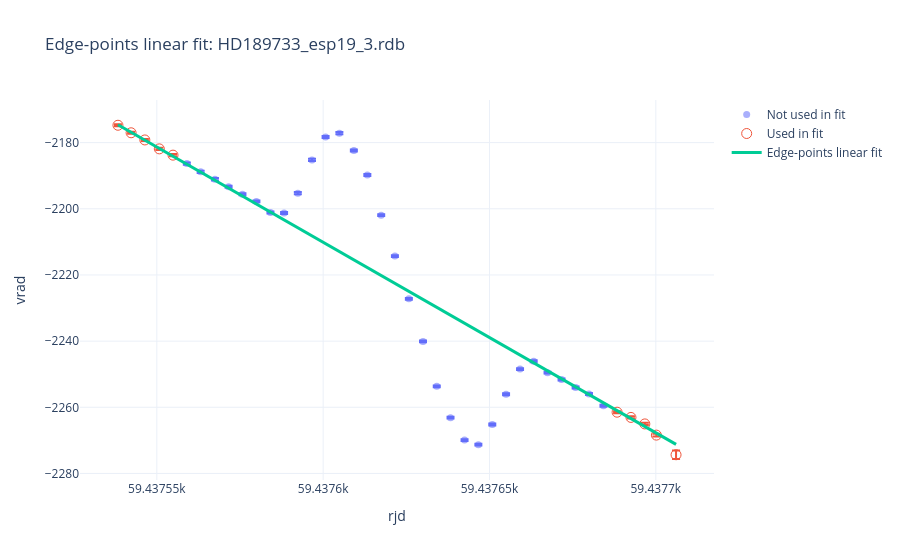

Here is the notebook cell this chart was saved with:
### Code cell
obs_name = 'HD189733_esp19_3.rdb'
obs_df = read_rdb_file(best_rm_path / obs_name)

def iteratively_clip_by_rms(obs_name, rms_threshold=2.0, max_iterations=10, observations_path=best_rm_path):
    obs_df = read_rdb_file(observations_path / obs_name)
    clean_df = obs_df.dropna(subset=['rjd', 'vrad', 'svrad']).copy()
    fit_mask = pd.Series(True, index=clean_df.index)
    history = []

    for iteration in range(max_iterations):
        fitted_df, fit_result = fit_linear_rv(clean_df, fit_mask=fit_mask)
        fit_residuals = fitted_df.loc[fit_mask, 'linear_residual']
        residual_rms = np.sqrt(np.mean(fit_residuals**2))
        clip_limit = rms_threshold * residual_rms
        exclude_mask = fit_mask & (fitted_df['linear_residual'].abs() > clip_limit)
        exclude_indices = fitted_df.index[exclude_mask]

        history.append(
            {
                'iteration': iteration + 1,
                **fit_result,
                'residual_rms': residual_rms,
                'clip_limit': clip_limit,
                'n_excluded': len(exclude_indices),
                'excluded_indices': list(exclude_indices),
                'excluded_files': fitted_df.loc[exclude_indices, 'file_rootpath'].tolist(),
                'excluded_rjd': fitted_df.loc[exclude_indices, 'rjd'].tolist(),
                'excluded_vrad': fitted_df.loc[exclude_indices, 'vrad'].tolist(),
                'excluded_residual': fitted_df.loc[exclude_indices, 'linear_residual'].tolist(),
            }
        )

        if len(exclude_indices) == 0:
            break

        fit_mask.loc[exclude_indices] = False

    initial_df, initial_fit = fit_linear_rv(clean_df)
    final_df, final_fit = fit_linear_rv(clean_df, fit_mask=fit_mask)

    return initial_df, initial_fit, final_df, final_fit, pd.DataFrame(history)


def fit_with_edge_points(obs_name, n_first=5, n_last=6, observations_path=best_rm_path):
    obs_df = read_rdb_file(observations_path / obs_name)
    clean_df = obs_df.dropna(subset=['rjd', 'vrad', 'svrad']).copy().sort_values('rjd')

    fit_mask = pd.Series(False, index=clean_df.index)
    fit_mask.loc[clean_df.head(n_first).index] = True
    fit_mask.loc[clean_df.tail(n_last).index] = True

    fitted_df, fit_result = fit_linear_rv(clean_df, fit_mask=fit_mask)
    fit_history = pd.DataFrame(
        [
            {
                **fit_result,
                'fit_method': 'edge_points',
                'n_first': n_first,
                'n_last': n_last,
                'fit_indices': list(clean_df.index[fit_mask]),
            }
        ]
    )

    return fitted_df, fit_result, fit_history


def plot_linear_fit_selection(obs_df, fitted_df, fit_result, obs_name, fit_label='Linear fit'):
    model_rjd, model_vrad = model_curve(obs_df, fit_result)
    fit_df = fitted_df.loc[fitted_df['fit_mask']]
    unused_df = fitted_df.loc[~fitted_df['fit_mask']]

    fig = go.Figure()
    fig.add_trace(
        go.Scatter(
            x=unused_df['rjd'],
            y=unused_df['vrad'],
            error_y=dict(type='data', array=unused_df['svrad'], visible=True),
            mode='markers',
            marker=dict(size=7, opacity=0.55),
            name='Not used in fit',
            text=unused_df['file_rootpath'],
            hovertemplate='rjd=%{x}<br>vrad=%{y}<br>svrad=%{error_y.array}<br>file=%{text}<extra></extra>',
        )
    )
    fig.add_trace(
        go.Scatter(
            x=fit_df['rjd'],
            y=fit_df['vrad'],
            error_y=dict(type='data', array=fit_df['svrad'], visible=True),
            mode='markers',
            marker=dict(size=10, symbol='circle-open'),
            name='Used in fit',
            text=fit_df['file_rootpath'],
            hovertemplate='rjd=%{x}<br>vrad=%{y}<br>svrad=%{error_y.array}<br>file=%{text}<extra></extra>',
        )
    )
    fig.add_trace(
        go.Scatter(
            x=model_rjd,
            y=model_vrad,
            mode='lines',
            line=dict(width=3),
            name=fit_label,
            hovertemplate='rjd=%{x}<br>model vrad=%{y}<extra></extra>',
        )
    )
    fig.update_layout(
        title=f'{fit_label}: {obs_name}',
        xaxis_title='rjd',
        yaxis_title='vrad',
        template='plotly_white',
        hovermode='closest',
    )

    return fig


fit_method_for_plot = 'edge_points'  # use 'rms_clip' or 'edge_points'

if fit_method_for_plot == 'rms_clip':
    rms_initial_df, rms_initial_fit, rms_final_df, rms_final_fit, rms_clip_history = iteratively_clip_by_rms(
        obs_name,
        rms_threshold=1.5,
        max_iterations=5,
    )
    print(
        f"RMS-clipped fit: vrad = {rms_final_fit['intercept']:.6f} "
        f"+ {rms_final_fit['slope']:.6f} * (rjd - {rms_final_fit['rjd_ref']:.8f})"
    )
    fig = plot_iterative_linear_fit(obs_df, rms_initial_fit, rms_final_df, rms_final_fit, obs_name)
    fig.update_layout(title=f'RMS-clipped linear RV fit: {obs_name}')
elif fit_method_for_plot == 'edge_points':
    edge_fitted_df, edge_fit, edge_fit_history = fit_with_edge_points(
        obs_name,
        n_first=5,
        n_last=5,
    )
    print(
        f"edge-points fit: vrad = {edge_fit['intercept']:.6f} "
        f"+ {edge_fit['slope']:.6f} * (rjd - {edge_fit['rjd_ref']:.8f})"
    )
    display(edge_fit_history)
    fig = plot_linear_fit_selection(obs_df, edge_fitted_df, edge_fit, obs_name, fit_label='Edge-points linear fit')
else:
    raise ValueError("fit_method_for_plot must be 'rms_clip' or 'edge_points'")

fig.show()

### Figure 1 — Plotly figure (JSON) as saved in the notebook; plotly's stock layout.template omitted (floating-point values rounded to 4 significant figures; data arrays with more than 128 entries replaced by an {"elided": "..."} marker saying what was removed)
{"data": [{"error_y": {"array": [0.3224, 0.327, 0.3488, 0.3177, 0.3129, 0.2959, 0.2807, 0.3027, 0.3276, 0.3221, 0.3369, 0.3454, 0.2946, 0.2861, 0.2762, 0.279, 0.2902, 0.2865, 0.2737, 0.2811, 0.2838, 0.2767, 0.2769, 0.2718, 0.2669, 0.2797, 0.2854, 0.2949, 0.3011, 0.2984, 0.299], "type": "data", "visible": true}, "hovertemplate": "rjd=%{x}<br>vrad=%{y}<br>svrad=%{error_y.array}<br>file=%{text}<extra></extra>", "marker": {"opacity": 0.55, "size": 7}, "mode": "markers", "name": "Not used in fit", "text": ["ESPRE.2021-08-11T01:15:11.028.fits", "ESPRE.2021-08-11T01:21:13.130.fits", "ESPRE.2021-08-11T01:27:15.262.fits", "ESPRE.2021-08-11T01:33:17.472.fits", "ESPRE.2021-08-11T01:39:17.063.fits", "ESPRE.2021-08-11T01:45:19.180.fits", "ESPRE.2021-08-11T01:51:18.608.fits", "ESPRE.2021-08-11T01:57:18.180.fits", "ESPRE.2021-08-11T02:03:20.368.fits", "ESPRE.2021-08-11T02:09:19.508.fits", "ESPRE.2021-08-11T02:15:19.062.fits", "ESPRE.2021-08-11T02:21:18.097.fits", "ESPRE.2021-08-11T02:27:17.370.fits", "ESPRE.2021-08-11T02:33:16.597.fits", "ESPRE.2021-08-11T02:39:18.803.fits", "ESPRE.2021-08-11T02:45:18.607.fits", "ESPRE.2021-08-11T02:51:20.769.fits", "ESPRE.2021-08-11T02:57:20.533.fits", "ESPRE.2021-08-11T03:03:22.607.fits", "ESPRE.2021-08-11T03:09:22.101.fits", "ESPRE.2021-08-11T03:15:24.258.fits", "ESPRE.2021-08-11T03:21:23.890.fits", "ESPRE.2021-08-11T03:27:23.534.fits", "ESPRE.2021-08-11T03:33:23.219.fits", "ESPRE.2021-08-11T03:39:22.784.fits", "ESPRE.2021-08-11T03:45:22.093.fits", "ESPRE.2021-08-11T03:51:21.598.fits", "ESPRE.2021-08-11T03:57:21.598.fits", "ESPRE.2021-08-11T04:03:20.918.fits", "ESPRE.2021-08-11T04:09:20.370.fits", "ESPRE.2021-08-11T04:15:22.590.fits"], "type": "scatter", "x": [59440.0, 59440.0, 59440.0, 59440.0, 59440.0, 59440.0, 59440.0, 59440.0, 59440.0, 59440.0, 59440.0, 59440.0, 59440.0, 59440.0, 59440.0, 59440.0, 59440.0, 59440.0, 59440.0, 59440.0, 59440.0, 59440.0, 59440.0, 59440.0, 59440.0, 59440.0, 59440.0, 59440.0, 59440.0, 59440.0, 59440.0], "y": [-2186.0, -2189.0, -2191.0, -2193.0, -2196.0, -2198.0, -2201.0, -2201.0, -2195.0, -2185.0, -2178.0, -2177.0, -2182.0, -2190.0, -2202.0, -2214.0, -2227.0, -2240.0, -2254.0, -2263.0, -2270.0, -2271.0, -2265.0, -2256.0, -2248.0, -2246.0, -2250.0, -2252.0, -2254.0, -2256.0, -2260.0]}, {"error_y": {"array": [0.3236, 0.2958, 0.3222, 0.3443, 0.3314, 0.3016, 0.3479, 0.3262, 0.4211, 1.263], "type": "data", "visible": true}, "hovertemplate": "rjd=%{x}<br>vrad=%{y}<br>svrad=%{error_y.array}<br>file=%{text}<extra></extra>", "marker": {"size": 10, "symbol": "circle-open"}, "mode": "markers", "name": "Used in fit", "text": ["ESPRE.2021-08-11T00:45:08.116.fits", "ESPRE.2021-08-11T00:51:07.338.fits", "ESPRE.2021-08-11T00:57:07.347.fits", "ESPRE.2021-08-11T01:03:09.477.fits", "ESPRE.2021-08-11T01:09:08.919.fits", "ESPRE.2021-08-11T04:21:22.562.fits", "ESPRE.2021-08-11T04:27:22.204.fits", "ESPRE.2021-08-11T04:33:24.353.fits", "ESPRE.2021-08-11T04:39:24.065.fits", "ESPRE.2021-08-11T04:45:26.222.fits"], "type": "scatter", "x": [59440.0, 59440.0, 59440.0, 59440.0, 59440.0, 59440.0, 59440.0, 59440.0, 59440.0, 59440.0], "y": [-2175.0, -2177.0, -2179.0, -2182.0, -2184.0, -2261.0, -2263.0, -2265.0, -2268.0, -2274.0]}, {"hovertemplate": "rjd=%{x}<br>model vrad=%{y}<extra></extra>", "line": {"width": 3}, "mode": "lines", "name": "Edge-points linear fit", "type": "scatter", "x": {"elided": "300 float values"}, "y": {"elided": "300 float values"}}], "layout": {"hovermode": "closest", "title": {"text": "Edge-points linear fit: HD189733_esp19_3.rdb"}, "xaxis": {"title": {"text": "rjd"}}, "yaxis": {"title": {"text": "vrad"}}}}
